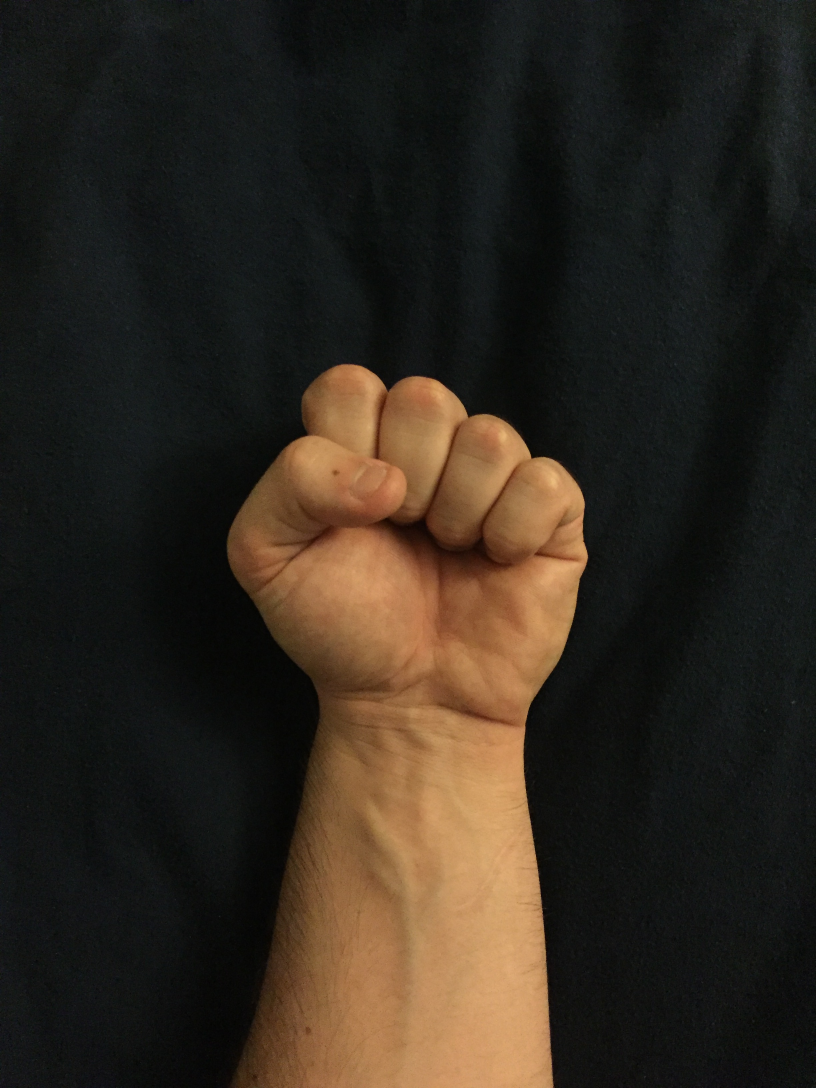
#> input picture test_images/0.JPG, 2448 x 3264 px (shown at 1/3 size)
$ python main.py --image test_images/0.JPG
#> lines starting #> are read from the running program, lines starting #| are printed output that depends on the picture; after the words box and inside, x2 and y2 are one past the last pixel; in counts of white or black regions, pixels touching at a corner belong together
#> in main, image is the input picture: shape (3264, 2448, 3); mean B, G, R 30.5, 40, 48.1
# Peter Dorsaneo

# main.py
# ========
# Python script for simple hand gesture recognition. This doesn't necessarily
# recognize if a hand is in the image or not. It is just for determining on
# images of hands if they are holding either 0, 1, 2, 3, 4, or 5 fingers up.

# USAGE: python main.py -i path/to/image/file

# TODO(s): 	Get gesture recognition accurate for video processing of hand
# 			gestures.

import cv2
import argparse
import os
import numpy as np
import math
from time import sleep

# @ return values: boolean, thresh_img
def get_threshold(image, thresh=0, maxval=255, t=cv2.THRESH_BINARY):
	return cv2.threshold(image, thresh, maxval, t)

# @ return values: contours_in_image, hierarchy_of_contours
def find_contours(threshold):
	# Use of CHAIN_APPROX_NONE is a memory hog but it is very useful
	# for our purposes.
	return cv2.findContours(threshold, cv2.RETR_TREE, cv2.CHAIN_APPROX_NONE)

# @ return values: image
def draw_contour(image, contour, color=(0,255,0), line_thickness=5):
	return cv2.drawContours(image, contour, -1, color, line_thickness)

# @ return values: image
# To put our process for drawing contours into a simple function.
# [8 lines left out: function get_contours, not called in this run]

# @ return values: float
# simple distance calculation between two points on an xy-plane.
def calculate_distance(x1, x2, y1, y2):
	return math.sqrt(abs(x1 - x2) ** 2 + abs(y1 - y2) ** 2)

# @ return values: float
# Gets the angle between line segments denoted as <ab> and <bc>
def calculate_angle(a, b, c):
	# Get the distance from each side of the triangle shape.
	ab = math.sqrt((a[0] - b[0])**2 + (a[1] - b[1])**2)
	bc = math.sqrt((b[0] - c[0])**2 + (b[1] - c[1])**2)
	ac = math.sqrt((a[0] - c[0])**2 + (a[1] - c[1])**2)

	# Float value when we take (180 / pi).
	rad_to_deg = 57.2957795

	# Converts from radians output to a degrees output.
	return math.acos((bc**2 + ac**2 - ab**2) / (2 * bc * ac)) * rad_to_deg


# Parameters: frame - the captured image to be processed.
# @ return values: The original image with text describing the gesture.
def gesture_recognizer(frame):
	# We don't necessarily need to read the frame again since it is already
	# to be assumed it was read in before the function call.
	# image = cv2.imread(frame, cv2.IMREAD_COLOR)
	frame_size = 640

	image = cv2.resize(frame, (frame_size, frame_size))
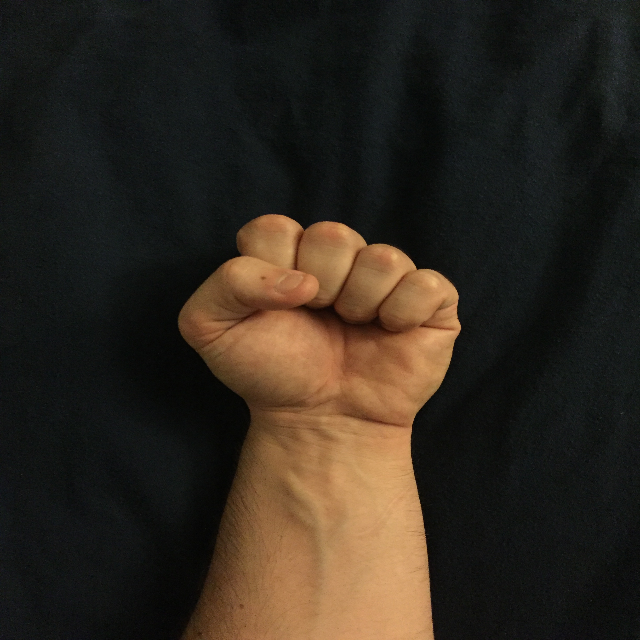
#> image: shape (640, 640, 3); mean B, G, R 30.4, 39.9, 48
	orig_image = image.copy()

	# For filtering out any noise in the image.
	image_blur = cv2.blur(image, (10,10))

	# Convert the image to HSV colors for skin segmentation.
	image_hsv = cv2.cvtColor(image_blur, cv2.COLOR_BGR2HSV)
#> image_hsv: shape (640, 640, 3); mean H, S, V 63.6, 61.8, 50.2

	# HSV values: Hue, Saturation, Vibrance(?)
	# Our bounds for my skin color (Caucasian).
	lower_skin_color = np.array([0, 0.28 * 255, 0])
	upper_skin_color = np.array([50, 0.68 * 255, 255])

	# Find the skin color in the HSV colored image.
	mask = cv2.inRange(image_hsv, lower_skin_color, upper_skin_color)
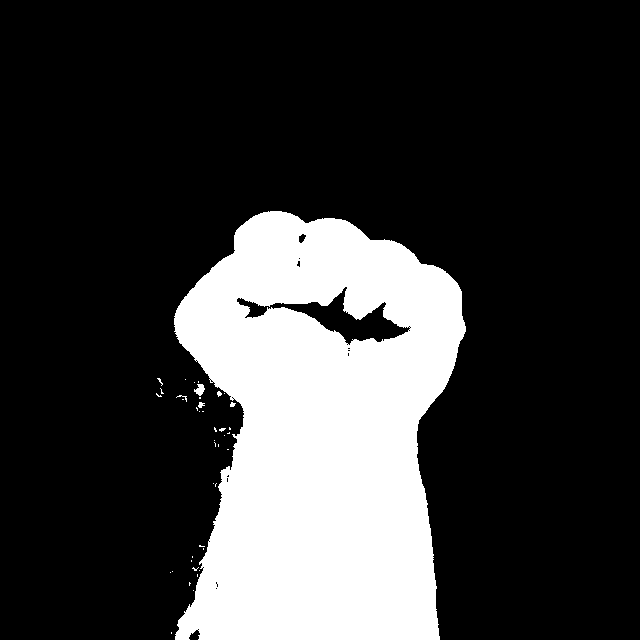
#> mask: shape (640, 640); 22.4% white; 41 white regions (35 under 20 px)

	# We need to use the gray scaled image for determining the threshold.
	ret, thresh = get_threshold(mask)
#> ret = 0

	# Using the threshold created above, we will find the contours of the image.
	contours, hierarchy = find_contours(thresh)
#> contours = 65 contours, 60 with area under 20; largest, box (x1, y1, x2, y2) and area: (174, 211, 466, 640) 93559, (236, 286, 411, 346) 3048, (194, 384, 205, 396) 64, (298, 233, 307, 244) 53, (296, 260, 301, 268) 20

	# Get the largest contour in the frame, the largest contour *should* be the
	# hand.
	contour = max(contours, key=cv2.contourArea)
#> contour = contour of 1346 points, box (x1, y1, x2, y2) (174, 211, 466, 640), area 93559

	image = draw_contour(image, contour)
#> in draw_contour, `return cv2.drawContours(image, contour, -1, color, line_thickness)`:
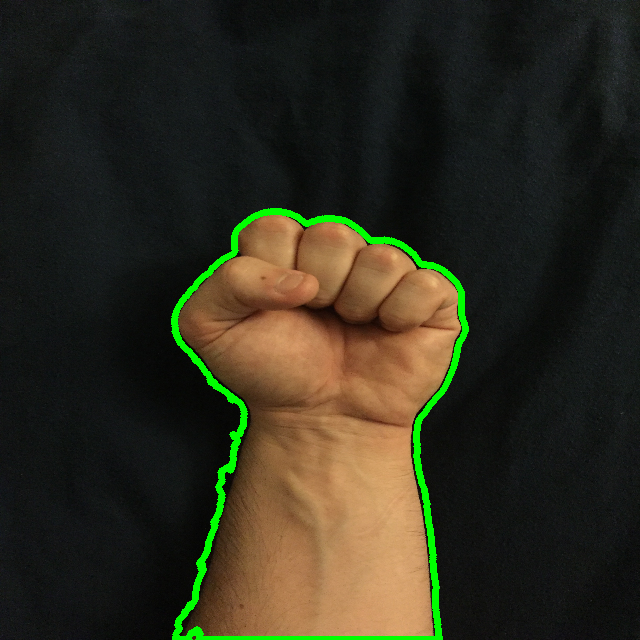
#> returned value: shape (640, 640, 3); mean B, G, R 30, 44.7, 47.3

	# This gives us the indice for the (x,y) coordinate point in the
	# contour variable
	hulls = cv2.convexHull(contour, returnPoints=False)
#> hulls = 29 values, max 1333 at index 0, min 0 at index 28, mean 573.3

	# Here we will compute the convexity defects of the hand.
	# Also draw them on the image.
	defects = cv2.convexityDefects(contour, hulls)
#> defects = 27 rows, first 6: [1333, 0, 1345, 256], [0, 5, 1, 201], [5, 8, 6, 162], [8, 13, 11, 190], [13, 15, 14, 114], [15, 18, 17, 142]

	max_dist = 15
	radius = 10
	thickness = 2

	# I hate running this as a while loop and doing the first iteration manually
	# but it was a quick and easy way to get things going while also using my
	# method of saving the (prev)ious convexity defect data.

	s,e,f,d = defects[0,0]
#> s = 1333; e = 0; f = 1345; d = 256
	prev = tuple(contour[f][0])
#> prev = (269, 212)
	cv2.circle(image, prev, radius, (255,255,255), thickness)
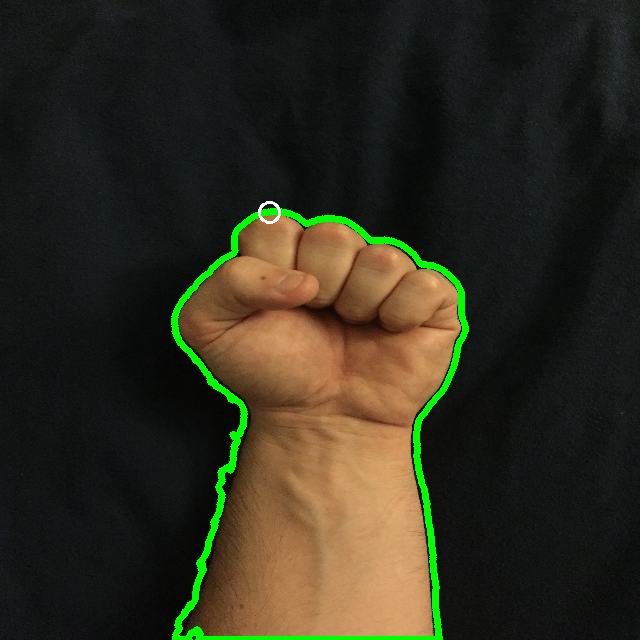
#> image: shape (640, 640, 3); 0.05% of pixels changed, all inside (x1, y1, x2, y2) = (258, 201, 281, 224)

	i = 1
	cnt = 0
	cnt_used_defects = 0
	while i < defects.shape[0]:
		s,e,f,d = defects[i,0]
		i += 1
		start = tuple(contour[s][0])
		end = tuple(contour[e][0])
		far = tuple(contour[f][0])

		# Prevents evaluating for points that are within a certain distance
		# as these would be determined to be points on the same finger or
		# crevice.
		if (calculate_distance(prev[0], far[0], prev[1], far[1]) < max_dist):
			continue

		# Another cheeky way of making sure not to count the points that occur
		# at the bottom of the image. These points are irrelevant.
		if (start[1] > 600 or end[1] > 600 or far[1] > 600):
			continue

		cnt_used_defects += 1
		# Just for drawing lines between the finger tip and the crevice between
		# two fingers (ideally).
		cv2.line(image, start, end, (255, 255, 0), 2)
		cv2.line(image, start, far, (255, 255, 0), 2)
		cv2.line(image, far, end, (255, 255, 0), 2)

		cv2.circle(image, far, radius, (255,255,255), thickness)

		# Find the angles for every point referenced.
		# a: start, b: end, c: far
		gamma = calculate_angle(start, end, far)

		# Two fingers will usually make an angle within 90 degrees so this can
		# be our counting point.
		if (gamma <= 90):
			# print(start, end, far, gamma)
			cnt += 1

		prev = far
#> this loop made 26 passes
#> (s, e, f, d, start, end, far) on passes 1, 2, 3, 5, 6, 10, 11, 13: (0, 5, 1, 201, (268, 211), (263, 212), (267, 212)), (5, 8, 6, 162, (263, 212), (260, 213), (262, 213)), (8, 13, 11, 190, (260, 213), (255, 215), (257, 215)), (15, 18, 17, 142, (253, 216), (250, 218), (251, 218)), (18, 22, 21, 154, (250, 218), (246, 221), (247, 221)), (114, 119, 117, 176, (181, 301), (178, 306), (180, 304)), (119, 123, 120, 114, (178, 306), (176, 310), (178, 307)), (129, 144, 130, 256, (174, 316), (174, 331), (175, 317))
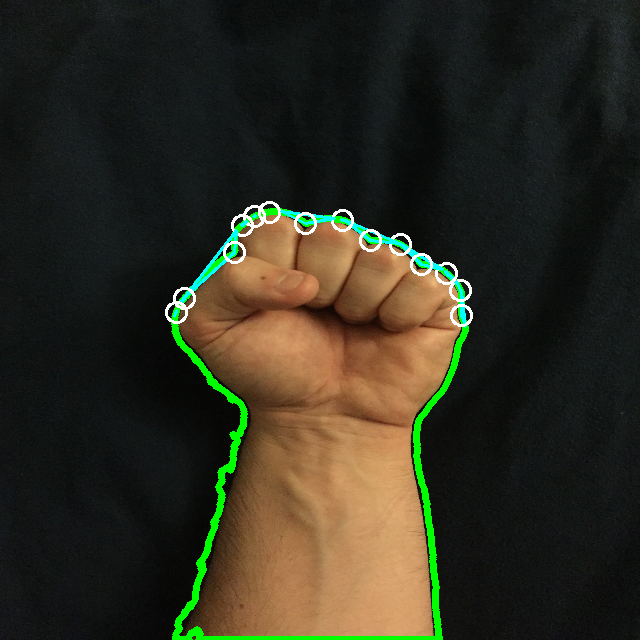
#> image: shape (640, 640, 3); 0.95% of pixels changed, all inside (x1, y1, x2, y2) = (165, 205, 473, 328)
#> after the loop, cnt = 0; cnt_used_defects = 13; i = 27

	# Determine the number of fingers held up.
	gestures = ["One", "Two", "Three", "Four", "Five"]

	for i in range(len(gestures)):
		# This is a really cheeky way of evaluating for the hand gesture where
		# there are zero fingers being held up.
		# We determine zero fingers are being held up because the cnt is 1 and
		# there are many convexity defects detected in the image from the
		# knuckles of the hand being misaligned.
		if (cnt == 0) and (cnt_used_defects > 10):
			# print(defects.shape[0])
			cv2.putText(img=orig_image,
						text="Zero",
						org=(5, 100),
						fontFace=cv2.FONT_HERSHEY_SIMPLEX,
						fontScale=2,
						color=(255,255,255),
						thickness=8)

		# The real evaluation takes place here.
		elif cnt == i:
			cv2.putText(img=orig_image,
						text=gestures[i],
						org=(5, 100),
						fontFace=cv2.FONT_HERSHEY_SIMPLEX,
						fontScale=2,
						color=(255,255,255),
						thickness=8)
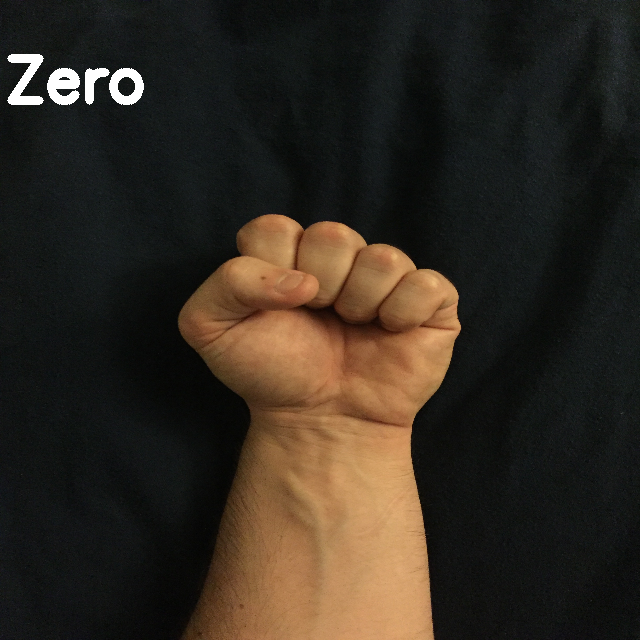
#> orig_image: shape (640, 640, 3); 0.74% of pixels changed, all inside (x1, y1, x2, y2) = (7, 54, 144, 105)

	return orig_image

def main():
	# Want to have the image path passed in command line.
	# This will be testing images for now until time comes we can start testing
	# out on video.
	ap = argparse.ArgumentParser()
	ap.add_argument("-i", "--image", required=True, help="Path to image file.")

	args = vars(ap.parse_args())

	if not os.path.exists(args["image"]):
		print("Bad image path...")
		return -1

	# Use the below process for putting a single image through the gesture
	# recognizer.
	# ==========================================================================
	image = cv2.imread(args["image"], cv2.IMREAD_COLOR)

	image = gesture_recognizer(image)

	# Show and save our example.
	cv2.imshow(args["image"], image)
	cv2.imwrite("processed_image.jpg", image)

	cv2.waitKey(0)
	cv2.destroyAllWindows()
	# ==========================================================================

	return 0


if __name__ == '__main__':
	main()

$ run again, on test_images/2.JPG
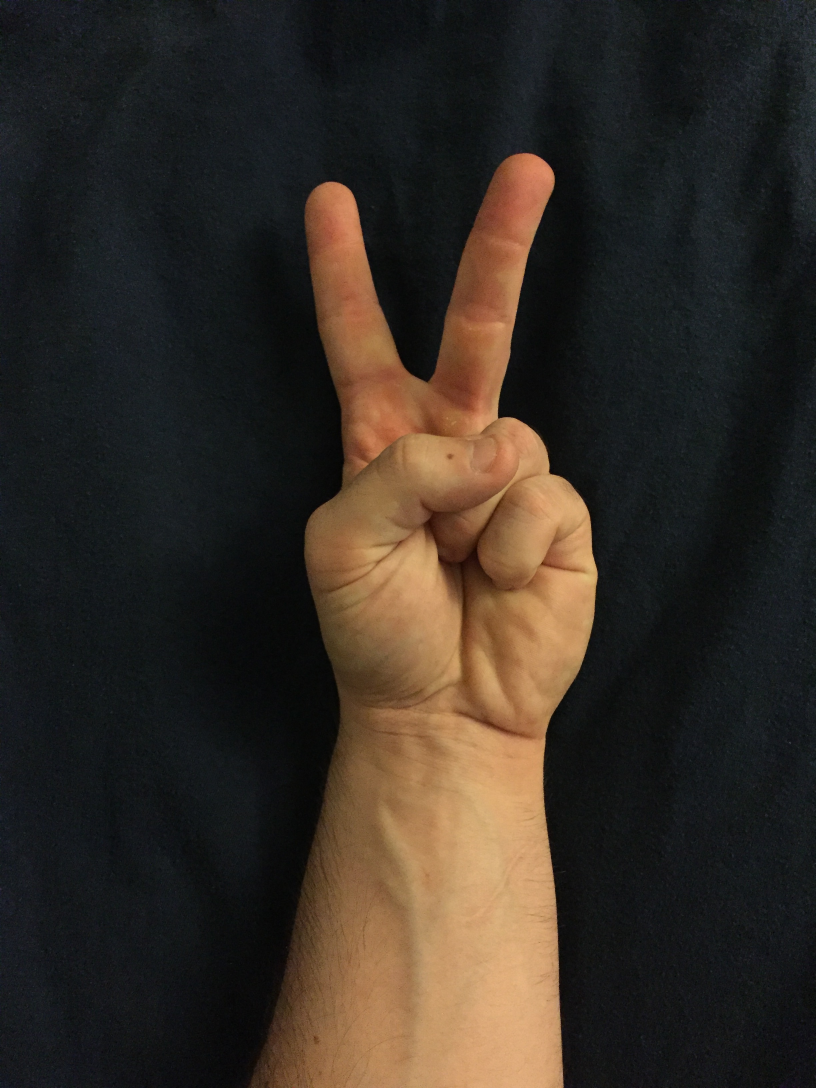
#> input picture test_images/2.JPG, 2448 x 3264 px (shown at 1/3 size)
#> in main, image is the input picture: shape (3264, 2448, 3); mean B, G, R 36.9, 44.6, 52.7
#> image_hsv: shape (640, 640, 3); mean H, S, V 76.5, 72.2, 56.6
#> in gesture_recognizer, `mask = cv2.inRange(image_hsv, lower_skin_color, upper_skin_color)`:
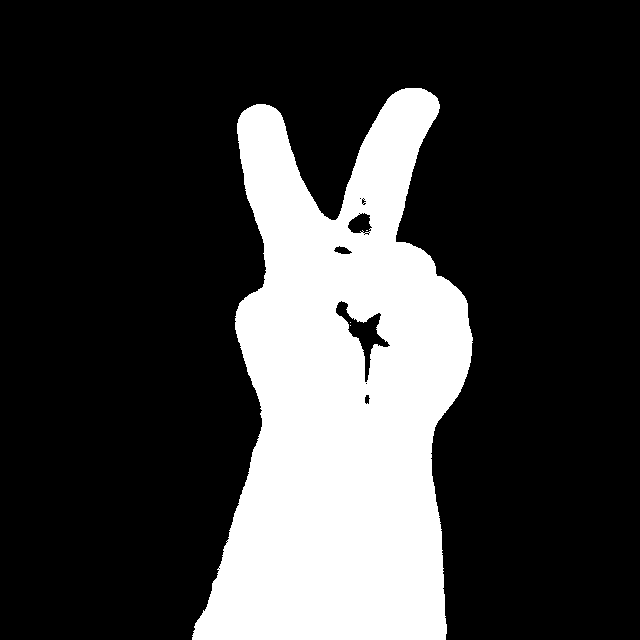
#> mask: shape (640, 640); 24% white; 4 white regions (3 under 20 px)
#> ret = 0
#> contours = 20 contours, 15 with area under 20; largest, box (x1, y1, x2, y2) and area: (192, 88, 473, 640) 98977, (335, 300, 391, 383) 1231, (347, 212, 373, 234) 373, (333, 245, 353, 255) 108, (364, 394, 371, 405) 44
#> contour = contour of 1686 points, box (x1, y1, x2, y2) (192, 88, 473, 640), area 98977
#> hulls = 21 values, max 1670 at index 0, min 0 at index 20, mean 950.4
#> defects = 17 rows, first 6: [0, 278, 139, 31686], [278, 281, 279, 162], [281, 287, 282, 114], [287, 290, 289, 142], [293, 299, 294, 114], [299, 303, 302, 186]
#> in gesture_recognizer, `s,e,f,d = defects[0,0]`: s = 0; e = 278; f = 139; d = 31686
#> in gesture_recognizer, `prev = tuple(contour[f][0])`: prev = (335, 220)
#> the loop in gesture_recognizer, `while i < defects.shape[0]:` made 16 passes
#> (s, e, f, d, start, end, far) on passes 2, 3, 5, 6, 7, 8, 9: (281, 287, 282, 114, (253, 105), (247, 108), (252, 106)), (287, 290, 289, 142, (247, 108), (244, 110), (245, 110)), (299, 303, 302, 186, (238, 119), (237, 123), (238, 122)), (303, 827, 615, 13167, (237, 123), (192, 635), (262, 426)), (827, 831, 828, 256, (192, 635), (192, 639), (193, 636)), (1084, 1090, 1089, 210, (445, 639), (446, 633), (445, 634)), (1090, 1369, 1270, 8207, (446, 633), (471, 355), (430, 453))
#> after the loop in gesture_recognizer, `while i < defects.shape[0]:`: cnt = 0; cnt_used_defects = 6; i = 17
#> after the loop in gesture_recognizer, `for i in range(len(gestures)):`:
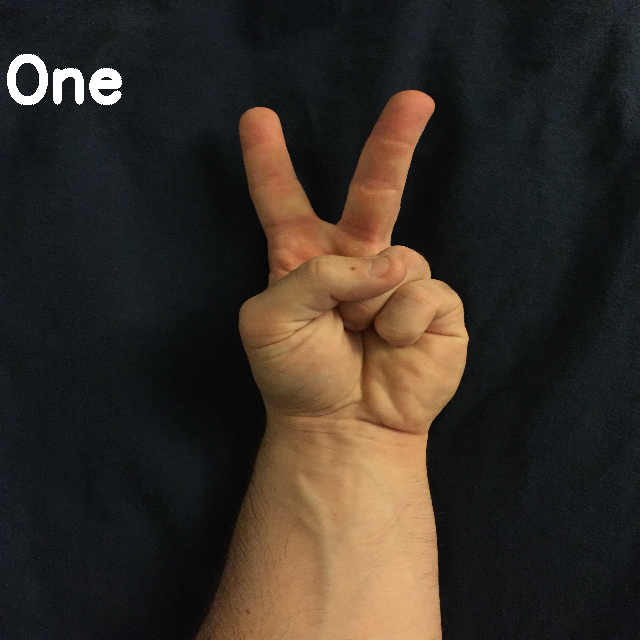
#> orig_image: shape (640, 640, 3); mean B, G, R 38.2, 46, 54.1
